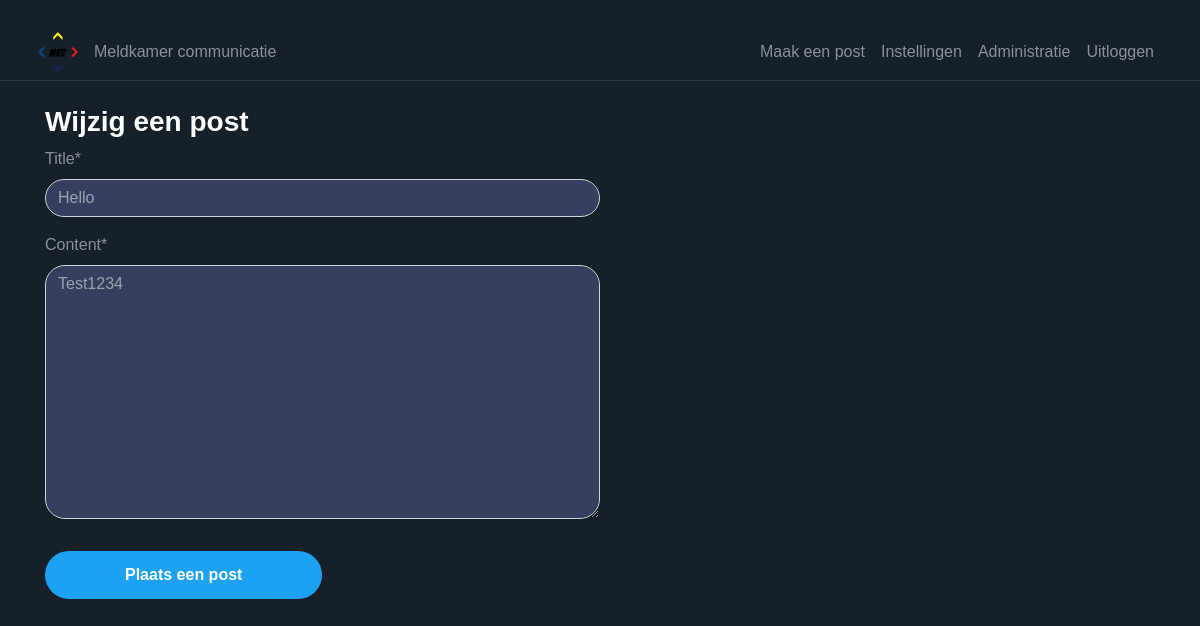
Page /post/1/update/ (signed in) on the earlier database version.
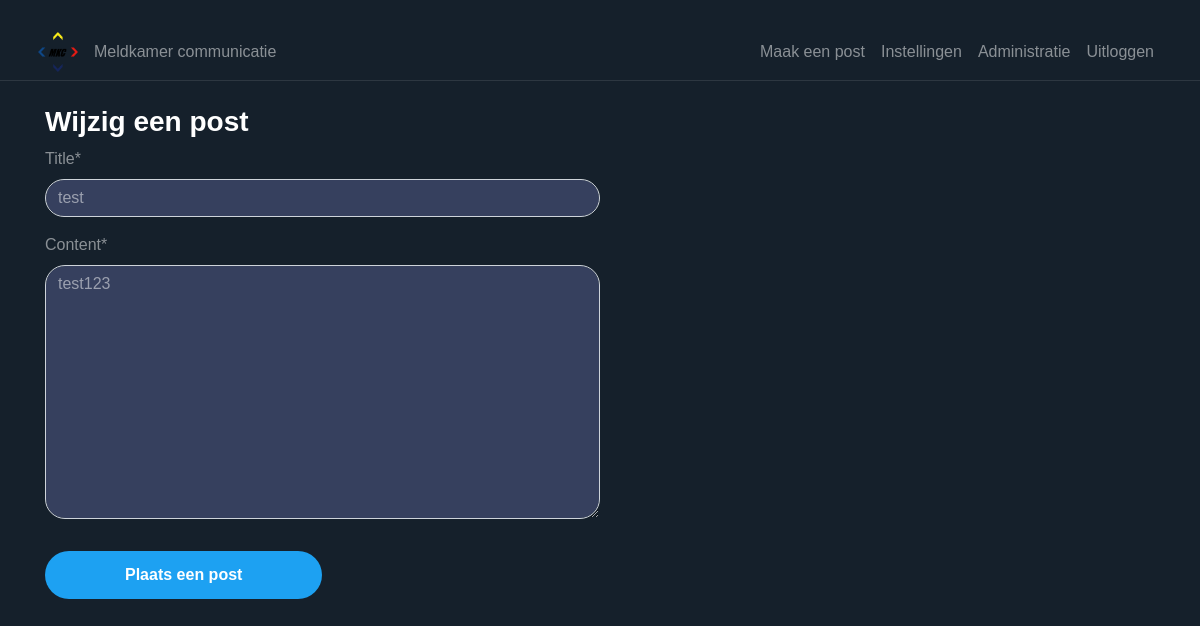
Same page on the later database version.
### blog/models.py (models this page shows, shortened)
class Post(models.Model):
    title = models.CharField(max_length=250)
    content = models.TextField(max_length=1000)
    categorie = models.TextField(max_length=100)
    date_posted = models.DateTimeField(default=timezone.now)
    author = models.ForeignKey(User, on_delete=models.CASCADE)
    tags = TaggableManager()

### blog/views.py (the view, shortened to what this page needs)
# urls.py: path('post/<int:pk>/update/', PostUpdateView.as_view(), name='post-update'),
class PostUpdateView(LoginRequiredMixin, UserPassesTestMixin, UpdateView):
    model = Post
    fields = ['title', 'content', 'tags']
    template_name = 'blog/post_new.html'
    success_url = '/'
    def test_func(self):
        return is_users(self.get_object().author, self.request.user)
    def get_context_data(self, **kwargs):
        data = super().get_context_data(**kwargs)
        data['tag_line'] = 'Wijzig een post'
        return data

### blog/views.py (called while the page is built)
def is_users(post_user, logged_user):
    return post_user == logged_user

### blog/templates/blog/post_new.html (shortened to what this page needs)
{% extends "blog/base.html" %}
{% load crispy_forms_tags %}
{% block content %}
<div class="container">
    <h3 class="white-important">
        {{  tag_line }}
    </h3>
    <form method="POST" class="col-12 col-md-6 no-padding pr-3 pr-md-0">
        <fieldset class="form-group">
            {{ form | crispy }}
        </fieldset>
        <div class="form-group">
            <button class="btn btn-outline-primary" type="submit">Plaats een post</button>
        </div>
    </form>
</div>
{% endblock content %}

Differences in the rows shown:
changed Post: title "Hello" → "test"; content "Test1234" → "test123"
